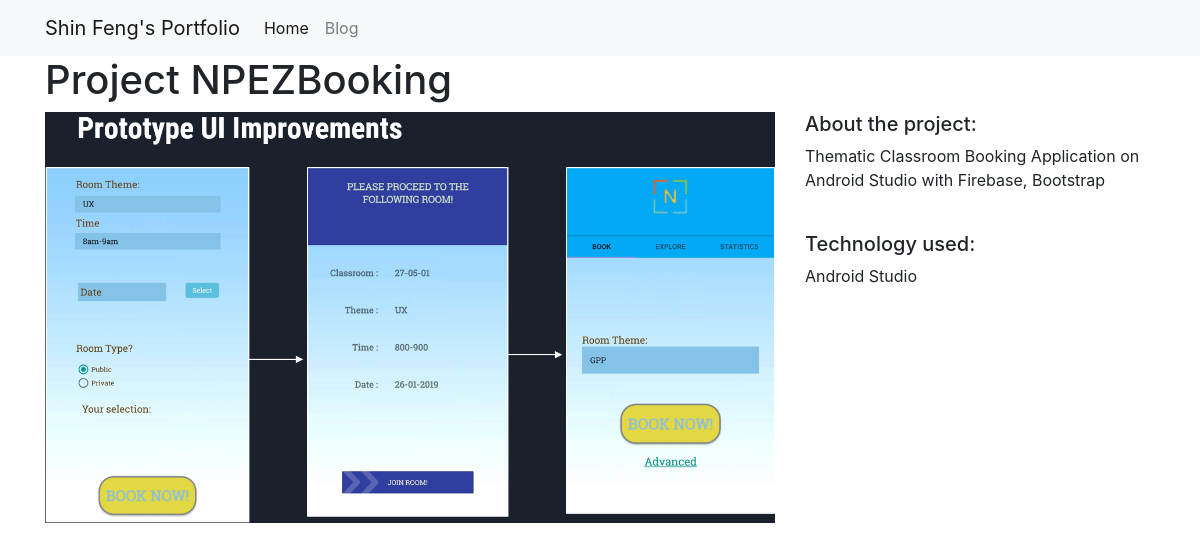
/projects/6/, run on the app's committed database.
### projects/models.py (models this page shows)
class Project(models.Model):
    title = models.CharField(max_length=150)
    description = models.TextField()
    technology = models.CharField(max_length=20)
    image = models.FilePathField(path="projects/static/img/")

### projects/views.py (the view)
# urls.py: path("<int:pk>/", views.project_detail, name="project_detail"),
def project_detail(request, pk):
    project = Project.objects.get(pk=pk)
    context = {
        'project': project
    }
    return render(request, 'project_detail.html', context)

### projects/templates/project_detail.html
{% extends "base.html" %}
{% load static %}
{% block page_content %}
<h1>{{ project.title }}</h1>
<div class="row">
    <div class="col-md-8">
        <img src="{% static project.image %}" alt="" width="100%">
    </div>
    <div class="col-md-4">
        <h5>About the project:</h5>
        <p>{{ project.description }}</p>
        <br>
        <h5>Technology used:</h5>
        <p>{{ project.technology }}</p>
    </div>
</div>
{% endblock %}

### data on the page
Project: title "Project NPEZBooking", image (picture), description "Thematic Classroom Booking Application on Android Studio with Firebase, Bootstrap", technology "Android Studio"
